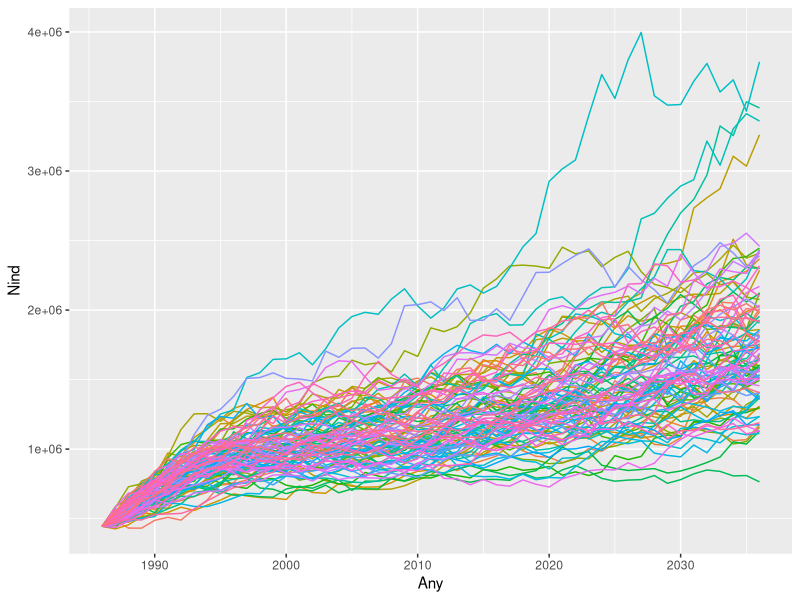
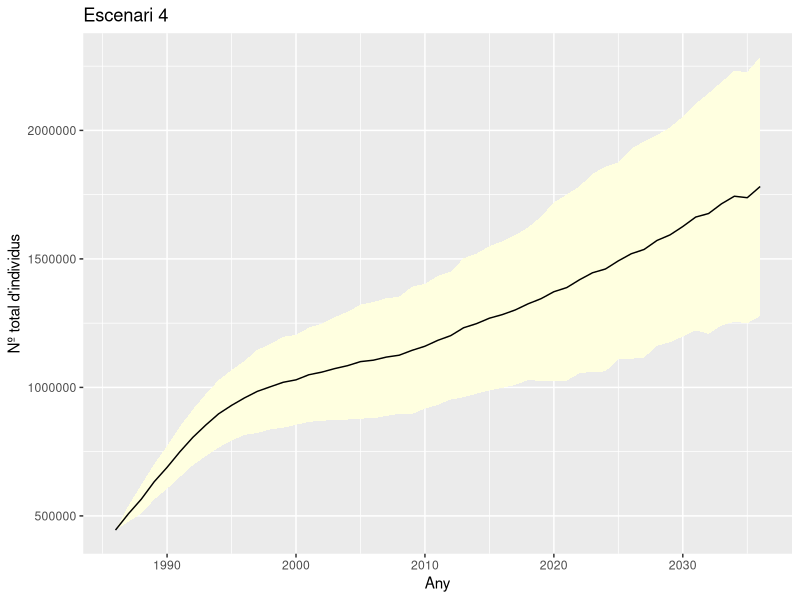

Here is the R script that generated these plots, in order:
# Llibreries utilitzades

library(ggplot2)
library(tidyr)
library(dplyr)
library(truncnorm)
library(purrr)
library(tidyr)


# Espècie: Gopherus agassizii ----------------------------------------------
# Creem la matriu de transicio


matriu_pob_goph <- matrix(c(
  0,	0,	0,	0,	0, 0.042,	0.069,	0.069,
  0.716,	0.567,	0,	0,	0,	0,	0,	0,
  0,	0.149,	0.567,	0,	0,	0,	0,	0,
  0,	0,	0.149,	0.604,	0, 0, 0, 0,
  0,	0,	0,	0.235,	0.56,	0,	0,	0,
  0,	0,	0,	0,	0.225,	0.678,	0,	0,
  0,	0,	0,	0,	0,	0.249,	0.851,	0,
  0,	0,	0,	0,	0,	0,	0.016,	0.86
), nrow = 8, byrow = TRUE)

matriu_pob_goph

#Creem el vector inicial
vector_inicial <- matrix(c(
  0,
  8276,
  22759,
  28966,
  26897,
  66209,
  167592,
  124142
), nrow = 8, byrow = TRUE)

# Creem un objecte que sigui el vector inicial per crear la taula més endavant
projeccio_poblacio<-vector_inicial

# Nombre de simulacions, anys a simular i any de començament
n_sim <- 100
n_temps <- 50 
y_inici <- 1986

# Creem una llista buida per a guardar els resultats

poblist <- vector(length=n_sim,mode='list')

###### Escenari 4

for(sim in 1:n_sim) {
  
  projeccio_poblacio<-vector_inicial
  
  for (time_step in 1:n_temps) {
    
    # Aquí introduïm estocasticitat en 8 paràmetres de la matriu
    # Augmentem la supervivencia de totes les classes i la reproducció
    # perquè és la integració de totes les mesures
    # Cada any que passa, aquests valors es mostrejen d'una distribució
    # normal, truncada (per no triar valors erronis)
    
    r1<-rtruncnorm(1, mean = 0.2, sd = 0.1,a=0, b=1)
    r2<-rtruncnorm(1, mean = 0.15, sd = 0.1,a=0, b=1)
    a1<-rtruncnorm(1, mean = 0.2, sd = 0.1,a=0, b=1)
    a2<-rtruncnorm(1, mean = 0.99, sd = 0.1,a=0, b=1)
    a3<-rtruncnorm(1, mean = 0.99, sd = 0.1,a=0, b=1)
    j1<-rtruncnorm(1, mean = 0.9, sd = 0.1,a=0, b=1)
    j2<-rtruncnorm(1, mean = 0.4, sd = 0.1,a=0, b=1)
    j3<-rtruncnorm(1, mean = 0.4, sd = 0.1,a=0, b=1)
    
    #Aquests valors els hem escollit nosaltres en base a la bibliografia i
    #van canviant de manera aleatoria
    
    matriu_pob_goph <- matrix(c(
      0,	0,	0,	0,	0, r2,	r1,	r1,
      j1,	0.567,	0,	0,	0,	0,	0,	0,
      0,	j2,	0.567,	0,	0,	0,	0,	0,
      0,	0,	j3,	0.604,	0, 0, 0, 0,
      0,	0,	0,	0.235,	0.56,	0,	0,	0,
      0,	0,	0,	0,	0.225,	0.678,	0,	0,
      0,	0,	0,	0,	0,	0.249,	a2,	0,
      0,	0,	0,	0,	0,	0,	a1,	a3
    ), nrow = 8, byrow = TRUE)
    
    # print(matriu_pob_lotus)
    
    projeccio_poblacio<-cbind(
      projeccio_poblacio,
      round(matriu_pob_goph%*%projeccio_poblacio[,time_step],0)
    )
    
  }
  
  # mostra num simulacio en consola
  print(sim)
  # mostra proj poblacio en consola
  print(projeccio_poblacio)
  # guarda cada proj com a element de la llista
  poblist[[sim]] <- projeccio_poblacio
  # esborra
  rm(projeccio_poblacio)
}


# poblist és una llista que té n_sim elements
# p.ex. per veure q hi ha al primer element:
poblist[[1]]


# Crear data frame amb Nindividus per cada simulacio i any

pob_df <- poblist %>% 
  # la funció map_dfc (paquet purrr) aplica la funció següent per cada element d'una llista i 
  # dóna un data frame
  map_dfc(
    # suma tots els estadis per cada any i simulació
    ~apply(.x,2,sum)) %>% 
  setNames(1:n_sim) %>% 
  cbind(Any=y_inici:(y_inici+n_temps),.) %>% 
  pivot_longer(cols=-Any,names_to='simulation',values_to='Nind') 

# Gràfics de totes les simulacions

ggplot(pob_df, aes(x=Any,y=Nind,col=simulation))+
  geom_line()+
  guides(col="none")
# Farem un promig

# Resum de les simulacions
# mitjana i SD per cada any

pobdf_resum <- pob_df %>% 
  group_by(Any) %>% 
  summarise(
    Ntotal=mean(Nind,na.rm=TRUE),
    SDtotal=sd(Nind,na.rm=TRUE)
  )
pobdf_resum
# Gràfic mostrant N mitjana +/- SD

ggplot(pobdf_resum,aes(x=Any,y= Ntotal))+
  geom_ribbon(aes(ymin=Ntotal-SDtotal,ymax=Ntotal+SDtotal),fill='light yellow')+
  geom_line(aes(y=Ntotal))+ xlab("Any") + ylab("Nº total d'individus")+ ggtitle("Escenari 4")
